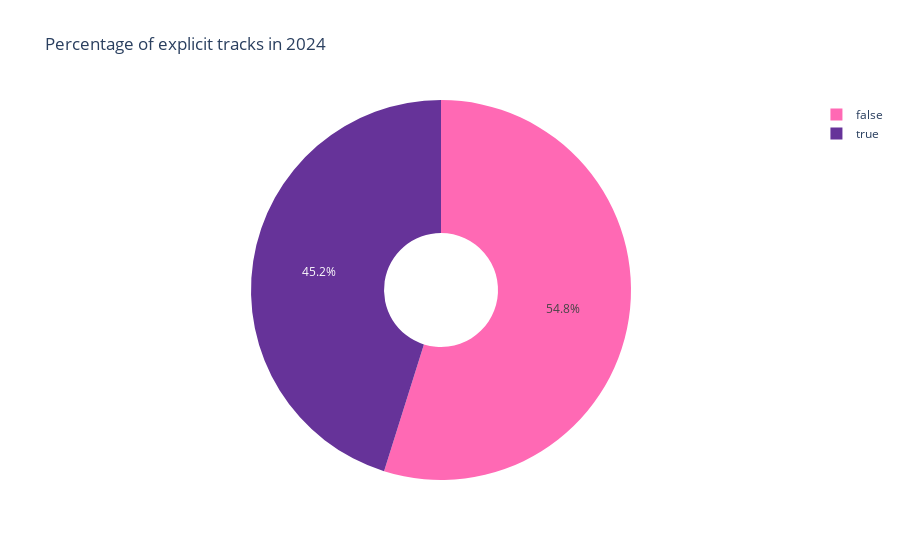

Write notebook code for a chart like this one.
### Code cell
px.pie(data_frame=mask , names = 'explicit', color_discrete_sequence=sequence,title="Percentage of explicit tracks in 2024",hole=0.3)

### Figure 1 — Plotly figure (JSON) as saved in the notebook; plotly's stock layout.template omitted (floating-point values rounded to 4 significant figures; data arrays with more than 128 entries replaced by an {"elided": "..."} marker saying what was removed)
{"data": [{"domain": {"x": [0, 1], "y": [0, 1]}, "hole": 0.3, "hovertemplate": "explicit=%{label}<extra></extra>", "labels": {"elided": "5200 bool values"}, "legendgroup": "", "name": "", "showlegend": true, "type": "pie"}], "layout": {"legend": {"tracegroupgap": 0}, "piecolorway": ["hotpink", "rebeccapurple"], "title": {"text": "Percentage of explicit tracks in 2024"}}}
